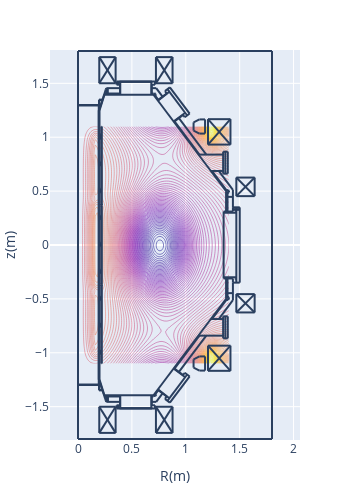

Notebook code for this chart:
### Code cell
coils = {
    'hcult16':0.0, 
    'pf26t18':1.0, 
    'pf4_1ab3_cc2':1.0,
    'pf35_2':-1.5,
    }
ip = -50

res = sb.equilibrium(coils, ip, 2, 2)

### Figure 1 — Plotly figure (JSON) as saved in the notebook; plotly's stock layout.template omitted (floating-point values rounded to 4 significant figures; data arrays with more than 128 entries replaced by an {"elided": "..."} marker saying what was removed)
{"data": [{"contours": {"coloring": "lines"}, "dx": 0.02, "dy": 0.02, "ncontours": 100, "showscale": false, "type": "contour", "x0": 0, "y0": -1.1, "z": {"elided": "111x71 float values"}}], "layout": {"height": 490.8, "margin": {"autoexpand": false, "b": 50, "l": 50, "r": 50, "t": 50}, "shapes": [{"type": "line", "x0": 0.2652, "x1": 0.2652, "y0": -1.406, "y1": -1.455}, {"type": "line", "x0": 0.2766, "x1": 0.2766, "y0": -1.406, "y1": -1.455}, {"type": "line", "x0": 0.1927, "x1": 0.1927, "y0": -1.299, "y1": 1.299}, {"type": "line", "x0": 0.1927, "x1": 0.1927, "y0": -1.249, "y1": 1.249}, {"type": "line", "x0": 0.195, "x1": 0.195, "y0": -1.251, "y1": 1.249}, {"type": "line", "x0": 0.1995, "x1": 0.1995, "y0": -1.249, "y1": 1.249}, {"type": "line", "x0": 1.376, "x1": 0.7005, "y0": 0.4965, "y1": 1.394}, {"type": "line", "x0": 0.2199, "x1": 0.2199, "y0": 0.3695, "y1": 1.099}, {"type": "line", "x0": 0.2176, "x1": 0.2176, "y0": 0.3695, "y1": 1.099}, {"type": "line", "x0": 1.376, "x1": 0.7005, "y0": -0.4965, "y1": -1.394}, {"type": "line", "x0": 0.2176, "x1": 0.2176, "y0": -0.3695, "y1": -1.099}, {"type": "line", "x0": 0.2199, "x1": 0.2199, "y0": -0.3695, "y1": -1.099}, {"type": "line", "x0": 0.1995, "x1": 0.2448, "y0": -1.249, "y1": -1.394}, {"type": "line", "x0": 0.1972, "x1": 0.1972, "y0": -1.299, "y1": -1.344}, {"type": "line", "x0": 0.195, "x1": 0.195, "y0": -1.299, "y1": -1.349}, {"type": "line", "x0": 0.195, "x1": 0.229, "y0": -1.349, "y1": -1.349}, {"type": "line", "x0": 0.195, "x1": 0.2267, "y0": -1.344, "y1": -1.344}, {"type": "line", "x0": 0.1995, "x1": 0.1995, "y0": -0.9975, "y1": -0.9748}, {"type": "line", "x0": 0.2086, "x1": 0.2086, "y0": -1.009, "y1": -0.9907}, {"type": "line", "x0": 0.2086, "x1": 0.2086, "y0": -1.009, "y1": -0.9929}, {"type": "line", "x0": 0.2063, "x1": 0.2063, "y0": -1.011, "y1": -0.9748}, {"type": "line", "x0": 0, "x1": 0.2108, "y0": -1.294, "y1": -1.294}, {"type": "line", "x0": 0, "x1": 0.2131, "y0": -1.299, "y1": -1.299}, {"type": "line", "x0": 0.1995, "x1": 0.1995, "y0": -1.011, "y1": -1.002}, {"type": "line", "x0": 0.2063, "x1": 0.2086, "y0": -1.007, "y1": -1.007}, {"type": "line", "x0": 0.2086, "x1": 0.2086, "y0": -1.004, "y1": -1.004}, {"type": "line", "x0": 0.2086, "x1": 0.2176, "y0": -1.009, "y1": -1.009}, {"type": "line", "x0": 0.1995, "x1": 0.2063, "y0": -1.011, "y1": -1.011}, {"type": "line", "x0": 0.2199, "x1": 0.2176, "y0": -1.099, "y1": -1.099}, {"type": "line", "x0": 0.2063, "x1": 0.2086, "y0": -0.9929, "y1": -0.9929}, {"type": "line", "x0": 0.2086, "x1": 0.2086, "y0": -0.9975, "y1": -0.9975}, {"type": "line", "x0": 0.2086, "x1": 0.2176, "y0": -0.9929, "y1": -0.9929}, {"type": "line", "x0": 0.2086, "x1": 0.2176, "y0": -0.9907, "y1": -0.9907}, {"type": "line", "x0": 0.1995, "x1": 0.2063, "y0": -0.9748, "y1": -0.9748}, {"type": "line", "x0": 0.2086, "x1": 0.2176, "y0": -0.7594, "y1": -0.7594}, {"type": "line", "x0": 0.1995, "x1": 0.2063, "y0": -0.7617, "y1": -0.7617}, {"type": "line", "x0": 0.2086, "x1": 0.2086, "y0": -0.7594, "y1": -0.7413}, {"type": "line", "x0": 0.2086, "x1": 0.2086, "y0": -0.7594, "y1": -0.739}, {"type": "line", "x0": 0.1995, "x1": 0.1995, "y0": -0.7617, "y1": -0.7526}, {"type": "line", "x0": 0.2063, "x1": 0.2063, "y0": -0.7617, "y1": -0.7254}, {"type": "line", "x0": 0.1995, "x1": 0.2063, "y0": -0.7254, "y1": -0.7254}, {"type": "line", "x0": 0.2086, "x1": 0.2176, "y0": -0.739, "y1": -0.739}, {"type": "line", "x0": 0.2086, "x1": 0.2176, "y0": -0.7413, "y1": -0.7413}, {"type": "line", "x0": 0.2086, "x1": 0.2086, "y0": -0.7526, "y1": -0.7526}, {"type": "line", "x0": 0.2063, "x1": 0.2086, "y0": -0.7572, "y1": -0.7572}, {"type": "line", "x0": 0.2086, "x1": 0.2086, "y0": -0.7458, "y1": -0.7458}, {"type": "line", "x0": 0.2063, "x1": 0.2086, "y0": -0.7436, "y1": -0.7436}, {"type": "line", "x0": 0.1995, "x1": 0.1995, "y0": -0.7481, "y1": -0.7254}, {"type": "line", "x0": 0.3582, "x1": 0.7141, "y0": -1.517, "y1": -1.517}, {"type": "line", "x0": 0.3854, "x1": 0.6869, "y0": -1.514, "y1": -1.514}, {"type": "line", "x0": 0.3854, "x1": 0.6869, "y0": -1.514, "y1": -1.514}, {"type": "line", "x0": 0.2426, "x1": 0.7096, "y0": -1.394, "y1": -1.394}, {"type": "line", "x0": 0.3922, "x1": 0.3922, "y0": -1.514, "y1": -1.394}, {"type": "line", "x0": 0.3582, "x1": 0.3582, "y0": -1.517, "y1": -1.487}, {"type": "line", "x0": 0.3786, "x1": 0.3786, "y0": -1.517, "y1": -1.487}, {"type": "line", "x0": 0.3695, "x1": 0.3695, "y0": -1.517, "y1": -1.487}, {"type": "line", "x0": 0.3831, "x1": 0.3831, "y0": -1.517, "y1": -1.512}, {"type": "line", "x0": 0.3831, "x1": 0.3854, "y0": -1.512, "y1": -1.514}, {"type": "line", "x0": 0.3854, "x1": 0.3854, "y0": -1.514, "y1": -1.514}, {"type": "line", "x0": 0.3899, "x1": 0.263, "y0": -1.455, "y1": -1.455}, {"type": "line", "x0": 0.3582, "x1": 0.3899, "y0": -1.487, "y1": -1.487}, {"type": "line", "x0": 0.2471, "x1": 0.3899, "y0": -1.406, "y1": -1.406}, {"type": "line", "x0": 0.2766, "x1": 0.2766, "y0": -1.455, "y1": -1.406}, {"type": "line", "x0": 0.2652, "x1": 0.2652, "y0": -1.455, "y1": -1.406}, {"type": "line", "x0": 0.2584, "x1": 0.263, "y0": -1.444, "y1": -1.455}, {"type": "line", "x0": 0.2426, "x1": 0.2448, "y0": -1.394, "y1": -1.392}, {"type": "line", "x0": 0.3899, "x1": 0.3899, "y0": -1.487, "y1": -1.394}, {"type": "line", "x0": 0.6801, "x1": 0.6801, "y0": -1.514, "y1": -1.394}, {"type": "line", "x0": 0.7141, "x1": 0.7141, "y0": -1.517, "y1": -1.487}, {"type": "line", "x0": 0.6914, "x1": 0.6914, "y0": -1.517, "y1": -1.512}, {"type": "line", "x0": 0.6914, "x1": 0.6869, "y0": -1.512, "y1": -1.514}, {"type": "line", "x0": 0.6869, "x1": 0.6869, "y0": -1.514, "y1": -1.514}, {"type": "line", "x0": 0.6846, "x1": 0.6846, "y0": -1.487, "y1": -1.394}, {"type": "line", "x0": 0.6846, "x1": 0.7141, "y0": -1.487, "y1": -1.487}, {"type": "line", "x0": 0.7254, "x1": 0.6846, "y0": -1.455, "y1": -1.455}, {"type": "line", "x0": 0.7118, "x1": 0.705, "y0": -1.392, "y1": -1.387}, {"type": "line", "x0": 0.7055, "x1": 0.715, "y0": -1.4, "y1": -1.402}, {"type": "line", "x0": 0.715, "x1": 0.7223, "y0": -1.402, "y1": -1.397}, {"type": "line", "x0": 0.7223, "x1": 0.7248, "y0": -1.397, "y1": -1.389}, {"type": "line", "x0": 0.7248, "x1": 0.7198, "y0": -1.389, "y1": -1.381}, {"type": "line", "x0": 0.6846, "x1": 0.7005, "y0": -1.406, "y1": -1.406}, {"type": "line", "x0": 0.2199, "x1": 0.2199, "y0": -0.3627, "y1": 0.3627}, {"type": "line", "x0": 0.2176, "x1": 0.2176, "y0": -0.3627, "y1": 0.3627}, {"type": "line", "x0": 0.1995, "x1": 0.1995, "y0": -0.4965, "y1": -0.4761}, {"type": "line", "x0": 0.2063, "x1": 0.2063, "y0": -0.5123, "y1": -0.4761}, {"type": "line", "x0": 0.1995, "x1": 0.1995, "y0": -0.5123, "y1": -0.5033}, {"type": "line", "x0": 0.2086, "x1": 0.2086, "y0": -0.5101, "y1": -0.4897}, {"type": "line", "x0": 0.2086, "x1": 0.2086, "y0": -0.5101, "y1": -0.4919}, {"type": "line", "x0": 0.2086, "x1": 0.2176, "y0": -0.5101, "y1": -0.5101}, {"type": "line", "x0": 0.2063, "x1": 0.2086, "y0": -0.4942, "y1": -0.4942}, {"type": "line", "x0": 0.2086, "x1": 0.2086, "y0": -0.4965, "y1": -0.4965}, {"type": "line", "x0": 0.2063, "x1": 0.2086, "y0": -0.5055, "y1": -0.5055}, {"type": "line", "x0": 0.2086, "x1": 0.2086, "y0": -0.5033, "y1": -0.5033}, {"type": "line", "x0": 0.2086, "x1": 0.2176, "y0": -0.4919, "y1": -0.4919}, {"type": "line", "x0": 0.2086, "x1": 0.2176, "y0": -0.4897, "y1": -0.4897}, {"type": "line", "x0": 0.1995, "x1": 0.2063, "y0": -0.5123, "y1": -0.5123}, {"type": "line", "x0": 0.1995, "x1": 0.2063, "y0": -0.4761, "y1": -0.4761}, {"type": "line", "x0": 0.2154, "x1": 0.2176, "y0": -0.365, "y1": -0.3627}, {"type": "line", "x0": 0.2206, "x1": 0.2218, "y0": -0.3642, "y1": -0.3614}, {"type": "line", "x0": 0.2199, "x1": 0.2176, "y0": -0.3695, "y1": -0.3695}, {"type": "line", "x0": 0.2176, "x1": 0.2154, "y0": -0.3786, "y1": -0.3786}, {"type": "line", "x0": 0.2154, "x1": 0.2154, "y0": -0.3786, "y1": -0.3695}, {"type": "line", "x0": 0.2176, "x1": 0.2176, "y0": -0.3786, "y1": -0.3695}, {"type": "line", "x0": 0.2169, "x1": 0.2157, "y0": -0.365, "y1": -0.3678}, {"type": "line", "x0": 0.2183, "x1": 0.2177, "y0": -0.3664, "y1": -0.3678}, {"type": "line", "x0": 0.2176, "x1": 0.2199, "y0": -0.3673, "y1": -0.365}, {"type": "line", "x0": 0.2192, "x1": 0.2197, "y0": -0.3628, "y1": -0.3614}, {"type": "line", "x0": 0.1995, "x1": 0.1995, "y0": -0.263, "y1": -0.2516}, {"type": "line", "x0": 0.2063, "x1": 0.2063, "y0": -0.263, "y1": -0.2267}, {"type": "line", "x0": 0.2086, "x1": 0.2086, "y0": -0.2607, "y1": -0.2426}, {"type": "line", "x0": 0.2086, "x1": 0.2086, "y0": -0.2607, "y1": -0.2403}, {"type": "line", "x0": 0.2086, "x1": 0.2176, "y0": -0.2607, "y1": -0.2607}, {"type": "line", "x0": 0.2086, "x1": 0.2086, "y0": -0.2539, "y1": -0.2539}, {"type": "line", "x0": 0.2063, "x1": 0.2086, "y0": -0.2562, "y1": -0.2562}, {"type": "line", "x0": 0.1995, "x1": 0.2063, "y0": -0.263, "y1": -0.263}, {"type": "line", "x0": 0.1995, "x1": 0.1995, "y0": -0.2471, "y1": -0.2267}, {"type": "line", "x0": 0.2086, "x1": 0.2176, "y0": -0.2403, "y1": -0.2403}, {"type": "line", "x0": 0.2086, "x1": 0.2176, "y0": -0.2426, "y1": -0.2426}, {"type": "line", "x0": 0.2086, "x1": 0.2086, "y0": -0.2471, "y1": -0.2471}, {"type": "line", "x0": 0.2063, "x1": 0.2086, "y0": -0.2426, "y1": -0.2426}, {"type": "line", "x0": 0.1995, "x1": 0.2063, "y0": -0.2267, "y1": -0.2267}, {"type": "line", "x0": 0.1995, "x1": 0.2063, "y0": -0.01133, "y1": -0.01133}, {"type": "line", "x0": 0.1995, "x1": 0.2063, "y0": 0.02494, "y1": 0.02494}, {"type": "line", "x0": 0.1995, "x1": 0.1995, "y0": -0.01133, "y1": -0.002267}, {"type": "line", "x0": 0.1995, "x1": 0.1995, "y0": 0.002267, "y1": 0.02494}, {"type": "line", "x0": 0.2063, "x1": 0.2063, "y0": -0.01133, "y1": 0.02494}, {"type": "line", "x0": 0.2086, "x1": 0.2086, "y0": -0.009068, "y1": 0.006801}, {"type": "line", "x0": 0.2086, "x1": 0.2086, "y0": -0.009068, "y1": 0.009068}, {"type": "line", "x0": 0.2086, "x1": 0.2176, "y0": -0.009068, "y1": -0.009068}, {"type": "line", "x0": 0.2086, "x1": 0.2086, "y0": -0.004534, "y1": -0.004534}, {"type": "line", "x0": 0.2063, "x1": 0.2086, "y0": -0.006801, "y1": -0.006801}, {"type": "line", "x0": 0.2086, "x1": 0.2176, "y0": 0.009068, "y1": 0.009068}, {"type": "line", "x0": 0.2086, "x1": 0.2176, "y0": 0.006801, "y1": 0.006801}, {"type": "line", "x0": 0.2086, "x1": 0.2086, "y0": 0.002267, "y1": 0.002267}, {"type": "line", "x0": 0.2063, "x1": 0.2086, "y0": 0.006801, "y1": 0.006801}, {"type": "line", "x0": 0.2176, "x1": 0.2176, "y0": 0.3786, "y1": 0.3695}, {"type": "line", "x0": 0.2154, "x1": 0.2154, "y0": 0.3786, "y1": 0.3695}, {"type": "line", "x0": 0.1995, "x1": 0.1995, "y0": 0.2516, "y1": 0.2743}, {"type": "line", "x0": 0.2063, "x1": 0.2063, "y0": 0.238, "y1": 0.2743}, {"type": "line", "x0": 0.2086, "x1": 0.2086, "y0": 0.2403, "y1": 0.2607}, {"type": "line", "x0": 0.1995, "x1": 0.2063, "y0": 0.238, "y1": 0.238}, {"type": "line", "x0": 0.1995, "x1": 0.1995, "y0": 0.238, "y1": 0.2471}, {"type": "line", "x0": 0.2063, "x1": 0.2086, "y0": 0.2562, "y1": 0.2562}, {"type": "line", "x0": 0.2086, "x1": 0.2086, "y0": 0.2539, "y1": 0.2539}, {"type": "line", "x0": 0.2086, "x1": 0.2176, "y0": 0.2584, "y1": 0.2584}, {"type": "line", "x0": 0.2063, "x1": 0.2086, "y0": 0.2426, "y1": 0.2426}, {"type": "line", "x0": 0.2086, "x1": 0.2086, "y0": 0.2471, "y1": 0.2471}, {"type": "line", "x0": 0.2086, "x1": 0.2176, "y0": 0.2403, "y1": 0.2403}, {"type": "line", "x0": 0.2086, "x1": 0.2086, "y0": 0.2403, "y1": 0.2584}, {"type": "line", "x0": 0.2086, "x1": 0.2176, "y0": 0.2607, "y1": 0.2607}, {"type": "line", "x0": 0.1995, "x1": 0.2063, "y0": 0.2743, "y1": 0.2743}, {"type": "line", "x0": 0.2177, "x1": 0.2183, "y0": 0.3696, "y1": 0.3682}, {"type": "line", "x0": 0.2157, "x1": 0.2169, "y0": 0.3696, "y1": 0.3668}, {"type": "line", "x0": 0.2176, "x1": 0.2199, "y0": 0.3673, "y1": 0.365}, {"type": "line", "x0": 0.2218, "x1": 0.2206, "y0": 0.3632, "y1": 0.366}, {"type": "line", "x0": 0.2154, "x1": 0.2176, "y0": 0.365, "y1": 0.3627}, {"type": "line", "x0": 0.2197, "x1": 0.2192, "y0": 0.3632, "y1": 0.3646}, {"type": "line", "x0": 0.2199, "x1": 0.2176, "y0": 0.3695, "y1": 0.3695}, {"type": "line", "x0": 0.2176, "x1": 0.2154, "y0": 0.3786, "y1": 0.3786}, {"type": "line", "x0": 0.1995, "x1": 0.1995, "y0": 0.5033, "y1": 0.5237}, {"type": "line", "x0": 0.1995, "x1": 0.1995, "y0": 0.4874, "y1": 0.4965}, {"type": "line", "x0": 0.2063, "x1": 0.2063, "y0": 0.4874, "y1": 0.5237}, {"type": "line", "x0": 0.2086, "x1": 0.2086, "y0": 0.4897, "y1": 0.5078}, {"type": "line", "x0": 0.2086, "x1": 0.2086, "y0": 0.4897, "y1": 0.5101}, {"type": "line", "x0": 0.2086, "x1": 0.2176, "y0": 0.4897, "y1": 0.4897}, {"type": "line", "x0": 0.2086, "x1": 0.2086, "y0": 0.4965, "y1": 0.4965}, {"type": "line", "x0": 0.2063, "x1": 0.2086, "y0": 0.4942, "y1": 0.4942}, {"type": "line", "x0": 0.2086, "x1": 0.2176, "y0": 0.5101, "y1": 0.5101}, {"type": "line", "x0": 0.2086, "x1": 0.2176, "y0": 0.5078, "y1": 0.5078}, {"type": "line", "x0": 0.2086, "x1": 0.2086, "y0": 0.5033, "y1": 0.5033}, {"type": "line", "x0": 0.2063, "x1": 0.2086, "y0": 0.5055, "y1": 0.5055}, {"type": "line", "x0": 0.1995, "x1": 0.2063, "y0": 0.4874, "y1": 0.4874}, {"type": "line", "x0": 0.1995, "x1": 0.2063, "y0": 0.5237, "y1": 0.5237}, {"type": "line", "x0": 1.501, "x1": 1.501, "y0": 0.3491, "y1": -0.3491}, {"type": "line", "x0": 1.351, "x1": 1.351, "y0": 0.3106, "y1": -0.3106}, {"type": "line", "x0": 1.469, "x1": 1.469, "y0": 0.3491, "y1": -0.3491}, {"type": "line", "x0": 1.387, "x1": 1.387, "y0": -0.3106, "y1": -0.4965}, {"type": "line", "x0": 1.374, "x1": 1.374, "y0": -0.3106, "y1": -0.4965}, {"type": "line", "x0": 1.462, "x1": 1.462, "y0": -0.3196, "y1": -0.3106}, {"type": "line", "x0": 1.437, "x1": 1.437, "y0": -0.3106, "y1": -0.3491}, {"type": "line", "x0": 1.437, "x1": 1.501, "y0": -0.3491, "y1": -0.3491}, {"type": "line", "x0": 1.437, "x1": 1.437, "y0": -0.3491, "y1": -0.5123}, {"type": "line", "x0": 1.379, "x1": 1.392, "y0": -0.5069, "y1": -0.5093}, {"type": "line", "x0": 1.392, "x1": 1.402, "y0": -0.5093, "y1": -0.4997}, {"type": "line", "x0": 1.402, "x1": 1.4, "y0": -0.4997, "y1": -0.4862}, {"type": "line", "x0": 1.4, "x1": 1.388, "y0": -0.4862, "y1": -0.48}, {"type": "line", "x0": 1.374, "x1": 1.374, "y0": -0.4965, "y1": -0.4987}, {"type": "line", "x0": 1.383, "x1": 1.378, "y0": -0.501, "y1": -0.4965}, {"type": "line", "x0": 1.387, "x1": 1.437, "y0": -0.4466, "y1": -0.4466}, {"type": "line", "x0": 1.462, "x1": 1.469, "y0": -0.3196, "y1": -0.3196}, {"type": "line", "x0": 1.351, "x1": 1.469, "y0": -0.2992, "y1": -0.2992}, {"type": "line", "x0": 1.351, "x1": 1.437, "y0": -0.3106, "y1": -0.3106}, {"type": "line", "x0": 1.462, "x1": 1.469, "y0": -0.3106, "y1": -0.3106}, {"type": "line", "x0": 1.437, "x1": 1.437, "y0": 0.5123, "y1": 0.3514}, {"type": "line", "x0": 1.387, "x1": 1.387, "y0": 0.4965, "y1": 0.3106}, {"type": "line", "x0": 1.374, "x1": 1.374, "y0": 0.4965, "y1": 0.3106}, {"type": "line", "x0": 1.437, "x1": 1.501, "y0": 0.3491, "y1": 0.3491}, {"type": "line", "x0": 1.501, "x1": 1.437, "y0": 0.3264, "y1": 0.3264}, {"type": "line", "x0": 1.501, "x1": 1.437, "y0": 0.3446, "y1": 0.3446}, {"type": "line", "x0": 1.351, "x1": 1.469, "y0": 0.2992, "y1": 0.2992}, {"type": "line", "x0": 1.351, "x1": 1.437, "y0": 0.3106, "y1": 0.3106}, {"type": "line", "x0": 1.462, "x1": 1.462, "y0": 0.3196, "y1": 0.3106}, {"type": "line", "x0": 1.437, "x1": 1.437, "y0": 0.3514, "y1": 0.3106}, {"type": "line", "x0": 1.462, "x1": 1.469, "y0": 0.3106, "y1": 0.3106}, {"type": "line", "x0": 1.462, "x1": 1.469, "y0": 0.3196, "y1": 0.3196}, {"type": "line", "x0": 1.388, "x1": 1.4, "y0": 0.4818, "y1": 0.488}, {"type": "line", "x0": 1.4, "x1": 1.402, "y0": 0.488, "y1": 0.5015}, {"type": "line", "x0": 1.402, "x1": 1.392, "y0": 0.5015, "y1": 0.5111}, {"type": "line", "x0": 1.392, "x1": 1.379, "y0": 0.5111, "y1": 0.5088}, {"type": "line", "x0": 1.387, "x1": 1.437, "y0": 0.4466, "y1": 0.4466}, {"type": "line", "x0": 1.374, "x1": 1.374, "y0": 0.4965, "y1": 0.4987}, {"type": "line", "x0": 1.383, "x1": 1.378, "y0": 0.501, "y1": 0.4965}, {"type": "line", "x0": 0.1995, "x1": 0.2448, "y0": 1.249, "y1": 1.394}, {"type": "line", "x0": 0.1995, "x1": 0.1995, "y0": 0.7526, "y1": 0.773}, {"type": "line", "x0": 0.2063, "x1": 0.2063, "y0": 0.7368, "y1": 0.773}, {"type": "line", "x0": 0.1995, "x1": 0.1995, "y0": 0.7368, "y1": 0.7481}, {"type": "line", "x0": 0.2063, "x1": 0.2086, "y0": 0.7572, "y1": 0.7572}, {"type": "line", "x0": 0.2086, "x1": 0.2086, "y0": 0.7526, "y1": 0.7526}, {"type": "line", "x0": 0.2063, "x1": 0.2086, "y0": 0.7436, "y1": 0.7436}, {"type": "line", "x0": 0.2086, "x1": 0.2086, "y0": 0.7458, "y1": 0.7458}, {"type": "line", "x0": 0.2086, "x1": 0.2086, "y0": 0.739, "y1": 0.7594}, {"type": "line", "x0": 0.2086, "x1": 0.2086, "y0": 0.739, "y1": 0.7572}, {"type": "line", "x0": 0.2086, "x1": 0.2176, "y0": 0.739, "y1": 0.739}, {"type": "line", "x0": 0.2086, "x1": 0.2176, "y0": 0.7572, "y1": 0.7572}, {"type": "line", "x0": 0.2086, "x1": 0.2176, "y0": 0.7594, "y1": 0.7594}, {"type": "line", "x0": 0.1995, "x1": 0.2063, "y0": 0.7368, "y1": 0.7368}, {"type": "line", "x0": 0.1995, "x1": 0.2063, "y0": 0.773, "y1": 0.773}, {"type": "line", "x0": 0.2086, "x1": 0.2086, "y0": 0.9907, "y1": 1.009}, {"type": "line", "x0": 0.2086, "x1": 0.2086, "y0": 0.9907, "y1": 1.007}, {"type": "line", "x0": 0.2086, "x1": 0.2176, "y0": 0.9907, "y1": 0.9907}, {"type": "line", "x0": 0.2086, "x1": 0.2176, "y0": 1.007, "y1": 1.007}, {"type": "line", "x0": 0.2086, "x1": 0.2176, "y0": 1.009, "y1": 1.009}, {"type": "line", "x0": 0.2063, "x1": 0.2063, "y0": 0.9884, "y1": 1.025}, {"type": "line", "x0": 0.2086, "x1": 0.2086, "y0": 1.009, "y1": 1.025}, {"type": "line", "x0": 0.1995, "x1": 0.1995, "y0": 1.002, "y1": 1.025}, {"type": "line", "x0": 0.1995, "x1": 0.1995, "y0": 1.002, "y1": 1.025}, {"type": "line", "x0": 0.1995, "x1": 0.1995, "y0": 0.9884, "y1": 0.9975}, {"type": "line", "x0": 0.2086, "x1": 0.2086, "y0": 1.009, "y1": 1.025}, {"type": "line", "x0": 0.2063, "x1": 0.2063, "y0": 0.9884, "y1": 1.025}, {"type": "line", "x0": 0.2086, "x1": 0.2176, "y0": 1.009, "y1": 1.009}, {"type": "line", "x0": 0.2086, "x1": 0.2176, "y0": 1.007, "y1": 1.007}, {"type": "line", "x0": 0.2086, "x1": 0.2176, "y0": 0.9907, "y1": 0.9907}, {"type": "line", "x0": 0.2086, "x1": 0.2086, "y0": 0.9907, "y1": 1.007}, {"type": "line", "x0": 0.2086, "x1": 0.2086, "y0": 0.9907, "y1": 1.009}, {"type": "line", "x0": 0.2086, "x1": 0.2086, "y0": 0.9952, "y1": 0.9952}, {"type": "line", "x0": 0.2086, "x1": 0.2086, "y0": 0.9884, "y1": 0.9907}, {"type": "line", "x0": 0.2063, "x1": 0.2086, "y0": 0.9929, "y1": 0.9929}, {"type": "line", "x0": 0.2086, "x1": 0.2086, "y0": 1.002, "y1": 1.002}, {"type": "line", "x0": 0.2063, "x1": 0.2086, "y0": 1.007, "y1": 1.007}, {"type": "line", "x0": 0.1995, "x1": 0.2086, "y0": 0.9884, "y1": 0.9884}, {"type": "line", "x0": 0.1995, "x1": 0.2086, "y0": 1.025, "y1": 1.025}, {"type": "line", "x0": 0.1995, "x1": 0.2086, "y0": 1.025, "y1": 1.025}, {"type": "line", "x0": 0.2063, "x1": 0.2086, "y0": 1.007, "y1": 1.007}, {"type": "line", "x0": 0.2086, "x1": 0.2086, "y0": 1.002, "y1": 1.002}, {"type": "line", "x0": 0.2063, "x1": 0.2086, "y0": 0.9929, "y1": 0.9929}, {"type": "line", "x0": 0.2086, "x1": 0.2086, "y0": 0.9884, "y1": 0.9907}, {"type": "line", "x0": 0.2086, "x1": 0.2086, "y0": 0.9952, "y1": 0.9952}, {"type": "line", "x0": 0.1995, "x1": 0.1995, "y0": 0.9884, "y1": 0.9975}, {"type": "line", "x0": 0.1995, "x1": 0.2086, "y0": 0.9884, "y1": 0.9884}, {"type": "line", "x0": 0.2199, "x1": 0.2176, "y0": 1.099, "y1": 1.099}, {"type": "line", "x0": 0, "x1": 0.2131, "y0": 1.299, "y1": 1.299}, {"type": "line", "x0": 0, "x1": 0.2108, "y0": 1.294, "y1": 1.294}, {"type": "line", "x0": 0.195, "x1": 0.2267, "y0": 1.344, "y1": 1.344}, {"type": "line", "x0": 0.195, "x1": 0.229, "y0": 1.349, "y1": 1.349}, {"type": "line", "x0": 0.195, "x1": 0.195, "y0": 1.299, "y1": 1.349}, {"type": "line", "x0": 0.1972, "x1": 0.1972, "y0": 1.299, "y1": 1.344}, {"type": "line", "x0": 0.2426, "x1": 0.2448, "y0": 1.394, "y1": 1.392}, {"type": "line", "x0": 0.7096, "x1": 0.7028, "y0": 1.394, "y1": 1.39}, {"type": "line", "x0": 0.718, "x1": 0.723, "y0": 1.385, "y1": 1.393}, {"type": "line", "x0": 0.723, "x1": 0.7205, "y0": 1.393, "y1": 1.402}, {"type": "line", "x0": 0.7205, "x1": 0.7132, "y0": 1.402, "y1": 1.407}, {"type": "line", "x0": 0.7132, "x1": 0.7037, "y0": 1.407, "y1": 1.404}, {"type": "line", "x0": 0.2426, "x1": 0.7096, "y0": 1.394, "y1": 1.394}, {"type": "line", "x0": 0.3854, "x1": 0.6869, "y0": 1.514, "y1": 1.514}, {"type": "line", "x0": 0.3854, "x1": 0.6869, "y0": 1.514, "y1": 1.514}, {"type": "line", "x0": 0.3582, "x1": 0.7141, "y0": 1.517, "y1": 1.517}, {"type": "line", "x0": 0.3899, "x1": 0.263, "y0": 1.455, "y1": 1.455}, {"type": "line", "x0": 0.2471, "x1": 0.3899, "y0": 1.406, "y1": 1.406}, {"type": "line", "x0": 0.3582, "x1": 0.3899, "y0": 1.487, "y1": 1.487}, {"type": "line", "x0": 0.2584, "x1": 0.263, "y0": 1.444, "y1": 1.455}, {"type": "line", "x0": 0.2652, "x1": 0.2652, "y0": 1.455, "y1": 1.406}, {"type": "line", "x0": 0.2766, "x1": 0.2766, "y0": 1.455, "y1": 1.406}, {"type": "line", "x0": 0.3582, "x1": 0.3582, "y0": 1.517, "y1": 1.487}, {"type": "line", "x0": 0.3899, "x1": 0.3899, "y0": 1.487, "y1": 1.394}, {"type": "line", "x0": 0.3922, "x1": 0.3922, "y0": 1.514, "y1": 1.394}, {"type": "line", "x0": 0.3854, "x1": 0.3854, "y0": 1.514, "y1": 1.514}, {"type": "line", "x0": 0.3831, "x1": 0.3854, "y0": 1.512, "y1": 1.514}, {"type": "line", "x0": 0.3831, "x1": 0.3831, "y0": 1.517, "y1": 1.512}, {"type": "line", "x0": 0.3695, "x1": 0.3695, "y0": 1.517, "y1": 1.487}, {"type": "line", "x0": 0.3786, "x1": 0.3786, "y0": 1.517, "y1": 1.487}, {"type": "line", "x0": 0.6846, "x1": 0.6846, "y0": 1.487, "y1": 1.394}, {"type": "line", "x0": 0.6801, "x1": 0.6801, "y0": 1.514, "y1": 1.394}, {"type": "line", "x0": 0.6846, "x1": 0.7005, "y0": 1.406, "y1": 1.406}, {"type": "line", "x0": 0.6846, "x1": 0.7141, "y0": 1.487, "y1": 1.487}, {"type": "line", "x0": 0.6869, "x1": 0.6869, "y0": 1.514, "y1": 1.514}, {"type": "line", "x0": 0.6914, "x1": 0.6869, "y0": 1.512, "y1": 1.514}, {"type": "line", "x0": 0.6914, "x1": 0.6914, "y0": 1.517, "y1": 1.512}, {"type": "line", "x0": 0.7141, "x1": 0.7141, "y0": 1.517, "y1": 1.487}, {"type": "line", "x0": 0.7254, "x1": 0.6846, "y0": 1.455, "y1": 1.455}, {"type": "line", "x0": 0.7844, "x1": 0.7254, "y0": 1.376, "y1": 1.455}, {"type": "line", "x0": 0.7458, "x1": 0.7005, "y0": 1.347, "y1": 1.406}, {"type": "line", "x0": 0, "x1": 0, "y0": 0.2154, "y1": -0.1156}, {"type": "line", "x0": 0.7844, "x1": 0.7254, "y0": -1.376, "y1": -1.455}, {"type": "line", "x0": 0.7458, "x1": 0.7005, "y0": -1.347, "y1": -1.406}, {"type": "line", "x0": 1.437, "x1": 1.306, "y0": 0.5123, "y1": 0.6869}, {"type": "line", "x0": 1.387, "x1": 1.242, "y0": 0.4965, "y1": 0.6869}, {"type": "line", "x0": 1.347, "x1": 1.118, "y0": 0.8388, "y1": 0.8388}, {"type": "line", "x0": 1.347, "x1": 1.347, "y0": 0.866, "y1": 0.662}, {"type": "line", "x0": 1.367, "x1": 1.367, "y0": 0.866, "y1": 0.662}, {"type": "line", "x0": 1.39, "x1": 1.39, "y0": 0.866, "y1": 0.662}, {"type": "line", "x0": 1.39, "x1": 1.347, "y0": 0.866, "y1": 0.866}, {"type": "line", "x0": 1.39, "x1": 1.347, "y0": 0.662, "y1": 0.662}, {"type": "line", "x0": 1.347, "x1": 1.233, "y0": 0.6869, "y1": 0.6869}, {"type": "line", "x0": 1.347, "x1": 1.118, "y0": -0.8411, "y1": -0.8411}, {"type": "line", "x0": 1.347, "x1": 1.347, "y0": -0.866, "y1": -0.662}, {"type": "line", "x0": 1.367, "x1": 1.367, "y0": -0.866, "y1": -0.662}, {"type": "line", "x0": 1.39, "x1": 1.39, "y0": -0.866, "y1": -0.662}, {"type": "line", "x0": 1.39, "x1": 1.347, "y0": -0.866, "y1": -0.866}, {"type": "line", "x0": 1.39, "x1": 1.347, "y0": -0.662, "y1": -0.662}, {"type": "line", "x0": 1.347, "x1": 1.233, "y0": -0.6869, "y1": -0.6869}, {"type": "line", "x0": 1.437, "x1": 1.306, "y0": -0.5123, "y1": -0.6869}, {"type": "line", "x0": 1.387, "x1": 1.242, "y0": -0.4965, "y1": -0.6869}, {"type": "line", "x0": 0.195, "x1": 0.2584, "y0": -1.251, "y1": -1.444}, {"type": "line", "x0": 0.195, "x1": 0.2584, "y0": 1.249, "y1": 1.444}, {"type": "line", "x0": 0.8524, "x1": 0.8071, "y0": 1.462, "y1": 1.428}, {"type": "line", "x0": 0.8071, "x1": 0.8229, "y0": 1.428, "y1": 1.406}, {"type": "line", "x0": 0.8229, "x1": 0.739, "y0": 1.406, "y1": 1.342}, {"type": "line", "x0": 0.8479, "x1": 0.7413, "y0": 1.421, "y1": 1.34}, {"type": "line", "x0": 0.8524, "x1": 1.036, "y0": 1.462, "y1": 1.22}, {"type": "line", "x0": 0.8297, "x1": 1.013, "y0": 1.446, "y1": 1.202}, {"type": "line", "x0": 0.9952, "x1": 0.8864, "y0": 1.226, "y1": 1.145}, {"type": "line", "x0": 1.036, "x1": 0.9907, "y0": 1.22, "y1": 1.186}, {"type": "line", "x0": 0.9748, "x1": 0.9907, "y0": 1.206, "y1": 1.186}, {"type": "line", "x0": 0.9748, "x1": 0.8887, "y0": 1.206, "y1": 1.143}, {"type": "line", "x0": 1.19, "x1": 0.9363, "y0": 0.8388, "y1": 1.177}, {"type": "line", "x0": 1.127, "x1": 0.8955, "y0": 0.8388, "y1": 1.147}, {"type": "line", "x0": 0.8524, "x1": 0.8071, "y0": -1.462, "y1": -1.428}, {"type": "line", "x0": 0.8071, "x1": 0.8229, "y0": -1.428, "y1": -1.406}, {"type": "line", "x0": 0.8229, "x1": 0.739, "y0": -1.406, "y1": -1.342}, {"type": "line", "x0": 0.8479, "x1": 0.7413, "y0": -1.421, "y1": -1.34}, {"type": "line", "x0": 0.8524, "x1": 1.036, "y0": -1.462, "y1": -1.22}, {"type": "line", "x0": 0.8297, "x1": 1.013, "y0": -1.446, "y1": -1.202}, {"type": "line", "x0": 0.9952, "x1": 0.8864, "y0": -1.226, "y1": -1.145}, {"type": "line", "x0": 1.036, "x1": 0.9907, "y0": -1.22, "y1": -1.186}, {"type": "line", "x0": 0.9748, "x1": 0.9907, "y0": -1.206, "y1": -1.186}, {"type": "line", "x0": 0.9748, "x1": 0.8887, "y0": -1.206, "y1": -1.143}, {"type": "line", "x0": 1.19, "x1": 0.9363, "y0": -0.8411, "y1": -1.177}, {"type": "line", "x0": 1.127, "x1": 0.8955, "y0": -0.8411, "y1": -1.147}, {"type": "line", "x0": 0.1972, "x1": 0.1972, "y0": -1.501, "y1": -1.743}, {"type": "line", "x0": 0.1972, "x1": 0.3491, "y0": -1.743, "y1": -1.743}, {"type": "line", "x0": 0.3491, "x1": 0.3491, "y0": -1.743, "y1": -1.501}, {"type": "line", "x0": 0.3491, "x1": 0.1972, "y0": -1.501, "y1": -1.501}, {"type": "line", "x0": 0.1972, "x1": 0.1972, "y0": 1.743, "y1": 1.501}, {"type": "line", "x0": 0.1972, "x1": 0.3491, "y0": 1.501, "y1": 1.501}, {"type": "line", "x0": 0.3491, "x1": 0.3491, "y0": 1.501, "y1": 1.743}, {"type": "line", "x0": 0.3491, "x1": 0.1972, "y0": 1.743, "y1": 1.743}, {"type": "line", "x0": 0.7232, "x1": 0.7232, "y0": 1.743, "y1": 1.501}, {"type": "line", "x0": 0.7232, "x1": 0.8773, "y0": 1.501, "y1": 1.501}, {"type": "line", "x0": 0.8773, "x1": 0.8773, "y0": 1.501, "y1": 1.743}, {"type": "line", "x0": 0.8773, "x1": 0.7232, "y0": 1.743, "y1": 1.743}, {"type": "line", "x0": 0.7232, "x1": 0.7232, "y0": -1.501, "y1": -1.743}, {"type": "line", "x0": 0.7232, "x1": 0.8773, "y0": -1.743, "y1": -1.743}, {"type": "line", "x0": 0.8773, "x1": 0.8773, "y0": -1.743, "y1": -1.501}, {"type": "line", "x0": 0.8773, "x1": 0.7232, "y0": -1.501, "y1": -1.501}, {"type": "line", "x0": 1.206, "x1": 1.206, "y0": -0.934, "y1": -1.168}, {"type": "line", "x0": 1.206, "x1": 1.415, "y0": -1.168, "y1": -1.168}, {"type": "line", "x0": 1.415, "x1": 1.415, "y0": -1.168, "y1": -0.934}, {"type": "line", "x0": 1.415, "x1": 1.206, "y0": -0.934, "y1": -0.934}, {"type": "line", "x0": 1.206, "x1": 1.206, "y0": 1.168, "y1": 0.9317}, {"type": "line", "x0": 1.206, "x1": 1.415, "y0": 0.9317, "y1": 0.9317}, {"type": "line", "x0": 1.415, "x1": 1.415, "y0": 0.9317, "y1": 1.168}, {"type": "line", "x0": 1.415, "x1": 1.206, "y0": 1.168, "y1": 1.168}, {"type": "line", "x0": 1.469, "x1": 1.469, "y0": 0.6257, "y1": 0.4534}, {"type": "line", "x0": 1.469, "x1": 1.639, "y0": 0.4534, "y1": 0.4534}, {"type": "line", "x0": 1.639, "x1": 1.639, "y0": 0.4534, "y1": 0.6257}, {"type": "line", "x0": 1.639, "x1": 1.469, "y0": 0.6257, "y1": 0.6257}, {"type": "line", "x0": 1.469, "x1": 1.469, "y0": -0.4557, "y1": -0.6257}, {"type": "line", "x0": 1.469, "x1": 1.639, "y0": -0.6257, "y1": -0.6257}, {"type": "line", "x0": 1.639, "x1": 1.639, "y0": -0.6257, "y1": -0.4557}, {"type": "line", "x0": 1.639, "x1": 1.469, "y0": -0.4557, "y1": -0.4557}, {"type": "line", "x0": 1.072, "x1": 1.127, "y0": 1.138, "y1": 1.165}, {"type": "line", "x0": 1.127, "x1": 1.179, "y0": 1.165, "y1": 1.165}, {"type": "line", "x0": 1.179, "x1": 1.179, "y0": 1.165, "y1": 1.034}, {"type": "line", "x0": 1.179, "x1": 1.127, "y0": 1.034, "y1": 1.034}, {"type": "line", "x0": 1.127, "x1": 1.072, "y0": 1.034, "y1": 1.061}, {"type": "line", "x0": 1.072, "x1": 1.072, "y0": 1.061, "y1": 1.138}, {"type": "line", "x0": 1.072, "x1": 1.072, "y0": -1.138, "y1": -1.061}, {"type": "line", "x0": 1.072, "x1": 1.127, "y0": -1.061, "y1": -1.034}, {"type": "line", "x0": 1.127, "x1": 1.179, "y0": -1.034, "y1": -1.034}, {"type": "line", "x0": 1.179, "x1": 1.179, "y0": -1.034, "y1": -1.165}, {"type": "line", "x0": 1.179, "x1": 1.127, "y0": -1.165, "y1": -1.165}, {"type": "line", "x0": 1.127, "x1": 1.072, "y0": -1.165, "y1": -1.138}, {"type": "line", "x0": 1.469, "x1": 1.639, "y0": 0.6257, "y1": 0.4534}, {"type": "line", "x0": 1.469, "x1": 1.639, "y0": 0.4534, "y1": 0.6257}, {"type": "line", "x0": 1.206, "x1": 1.415, "y0": 1.168, "y1": 0.9317}, {"type": "line", "x0": 1.206, "x1": 1.415, "y0": 0.9317, "y1": 1.168}, {"type": "line", "x0": 1.469, "x1": 1.639, "y0": -0.6257, "y1": -0.4557}, {"type": "line", "x0": 1.469, "x1": 1.639, "y0": -0.4557, "y1": -0.6257}, {"type": "line", "x0": 1.415, "x1": 1.206, "y0": -0.934, "y1": -1.168}, {"type": "line", "x0": 1.206, "x1": 1.415, "y0": -0.934, "y1": -1.168}, {"type": "line", "x0": 0.1972, "x1": 0.3491, "y0": -1.501, "y1": -1.743}, {"type": "line", "x0": 0.1972, "x1": 0.3491, "y0": -1.743, "y1": -1.501}, {"type": "line", "x0": 0.7232, "x1": 0.8773, "y0": -1.501, "y1": -1.743}, {"type": "line", "x0": 0.7232, "x1": 0.8773, "y0": -1.743, "y1": -1.501}, {"type": "line", "x0": 0.1972, "x1": 0.3491, "y0": 1.501, "y1": 1.743}, {"type": "line", "x0": 0.1972, "x1": 0.3491, "y0": 1.743, "y1": 1.501}, {"type": "line", "x0": 0.7232, "x1": 0.8773, "y0": 1.743, "y1": 1.501}, {"type": "line", "x0": 0.7232, "x1": 0.8773, "y0": 1.501, "y1": 1.743}, {"type": "line", "x0": 0, "x1": 1.8, "y0": 1.8, "y1": 1.8}, {"type": "line", "x0": 0, "x1": 1.8, "y0": -1.8, "y1": -1.8}, {"type": "line", "x0": 1.8, "x1": 1.8, "y0": -1.8, "y1": 1.8}, {"type": "line", "x0": 0, "x1": 0, "y0": 1.8, "y1": -1.8}], "width": 350, "xaxis": {"title": {"text": "R(m)"}}, "yaxis": {"scaleanchor": "x", "title": {"text": "z(m)"}}}}
